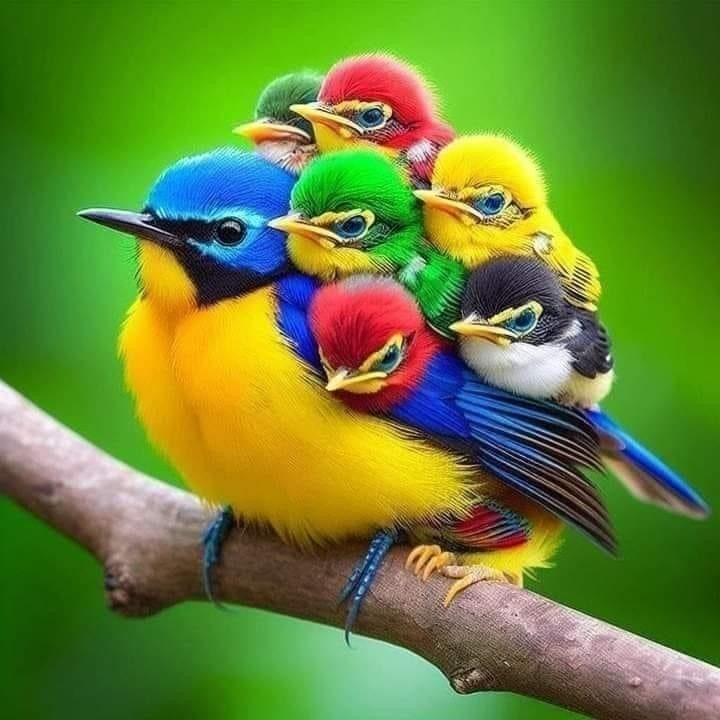
#> input picture TP 1/work_files/aves.jpg, 720 x 720 px, found by its file name
$ python 'Ejercicio 11.py'
#> lines starting #> are read from the running program, lines starting #| are printed output that depends on the picture
#> further down, imagen is the input picture: PIL image 720x720 RGB; mean R, G, B 103.4, 132.3, 53.7
from PIL import Image, ImageDraw, ImageFont
import numpy as np

# Función para agregar ruido gaussiano aditivo
def agregar_ruido_gaussiano(imagen, porcentaje, media=0, sigma=25):
#> called with porcentaje = 30, media = 0, sigma = 25
    imagen_array = np.array(imagen, dtype=np.float32)
    ruido_gaussiano = np.random.normal(media, sigma, imagen_array.shape)
    mascara = np.random.rand(*imagen_array.shape[:2]) < (porcentaje / 100)
    mascara = np.repeat(mascara[:, :, np.newaxis], 3, axis=2)
    imagen_ruido = np.where(mascara, imagen_array + ruido_gaussiano, imagen_array)
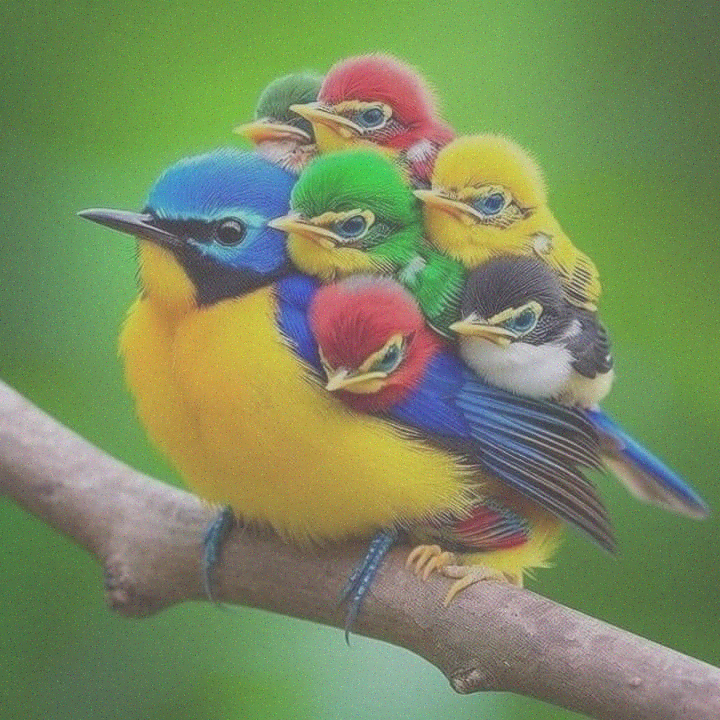
#> imagen_ruido: shape (720, 720, 3) float64; mean R, G, B 103.4, 132.3, 53.7; drawn with min black and max white
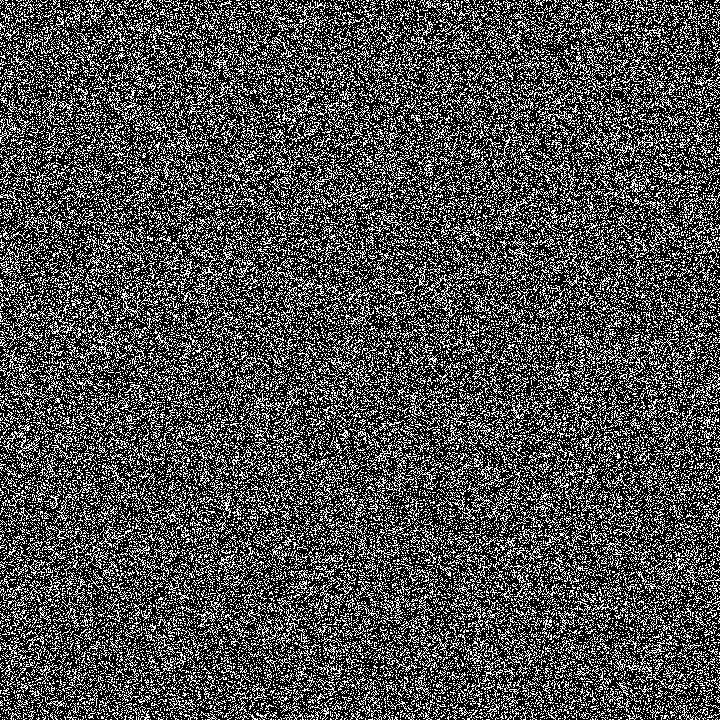
#> mascara: shape (720, 720, 3) bool; 30.1% white in thin lines or dots
    imagen_ruido = np.clip(imagen_ruido, 0, 255).astype(np.uint8)
    return Image.fromarray(imagen_ruido)

# Función para agregar ruido exponencial multiplicativo
def agregar_ruido_exponencial(imagen, porcentaje, escala=0.5):
#> called with porcentaje = 30, escala = 0.5
    imagen_array = np.array(imagen, dtype=np.float32)
    ruido_exponencial = np.random.exponential(escala, imagen_array.shape)
    mascara = np.random.rand(*imagen_array.shape[:2]) < (porcentaje / 100)
    mascara = np.repeat(mascara[:, :, np.newaxis], 3, axis=2)
    imagen_ruido = np.where(mascara, imagen_array * ruido_exponencial, imagen_array)
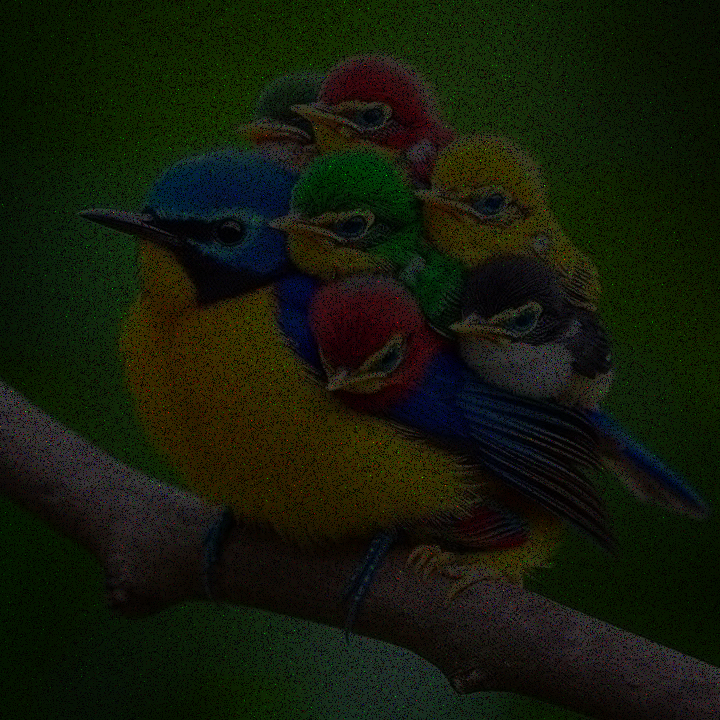
#> imagen_ruido: shape (720, 720, 3) float64; mean R, G, B 87.9, 112.4, 45.6; drawn with min black and max white
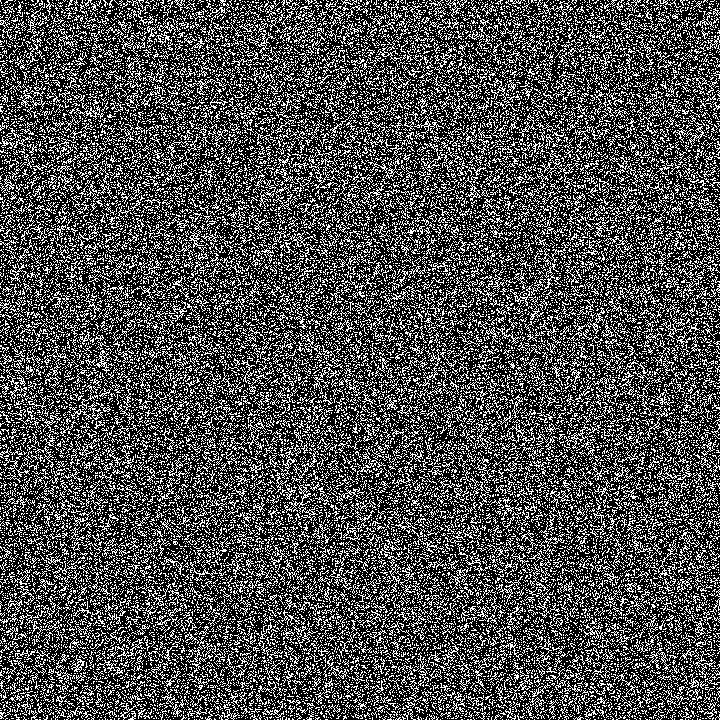
#> mascara: shape (720, 720, 3) bool; 30.1% white in thin lines or dots
    imagen_ruido = np.clip(imagen_ruido, 0, 255).astype(np.uint8)
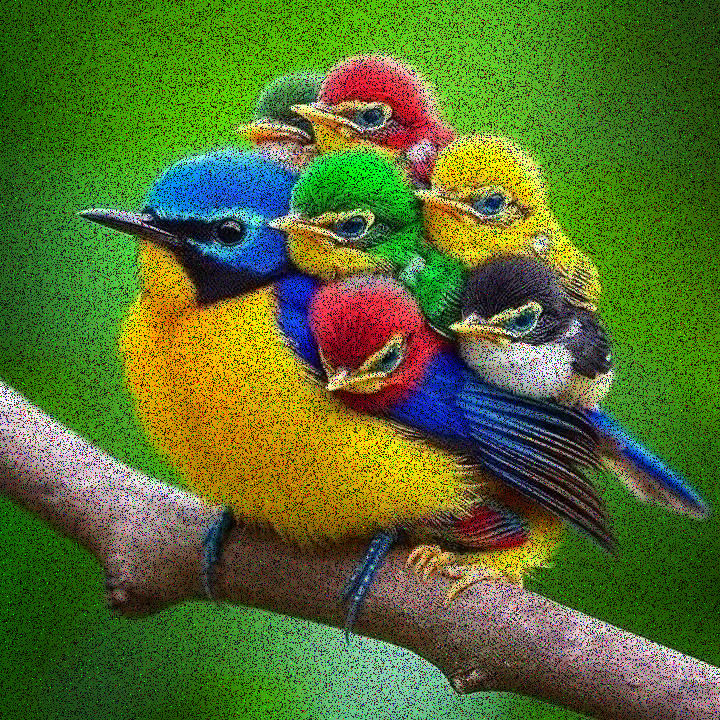
#> imagen_ruido: shape (720, 720, 3); mean R, G, B 86.9, 111.3, 45.2
    return Image.fromarray(imagen_ruido)

# Función para combinar las imágenes en un solo archivo
def combinar_imagenes(imagen_original, imagen_ruido_gaussiano, imagen_ruido_exponencial):
    ancho, alto = imagen_original.size
#> ancho = 720; alto = 720
    imagen_combinada = Image.new("RGB", (ancho * 3, alto + 30), "white")
#> imagen_combinada: PIL image 2160x750 RGB; every value is 255
    draw = ImageDraw.Draw(imagen_combinada)
    font = ImageFont.load_default()

    imagen_combinada.paste(imagen_original, (0, 0))
    imagen_combinada.paste(imagen_ruido_gaussiano, (ancho, 0))
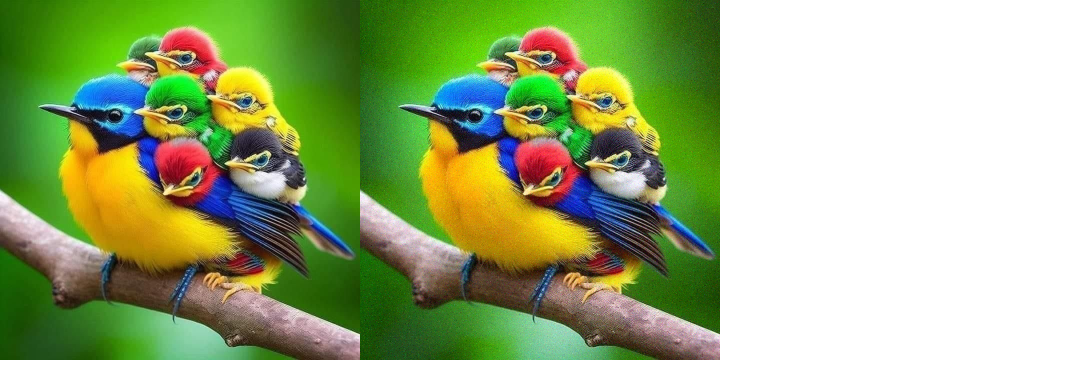
#> imagen_combinada: PIL image 2160x750 RGB (shown at 1/2 size); mean R, G, B 157.9, 176.4, 126.4
    imagen_combinada.paste(imagen_ruido_exponencial, (ancho * 2, 0))
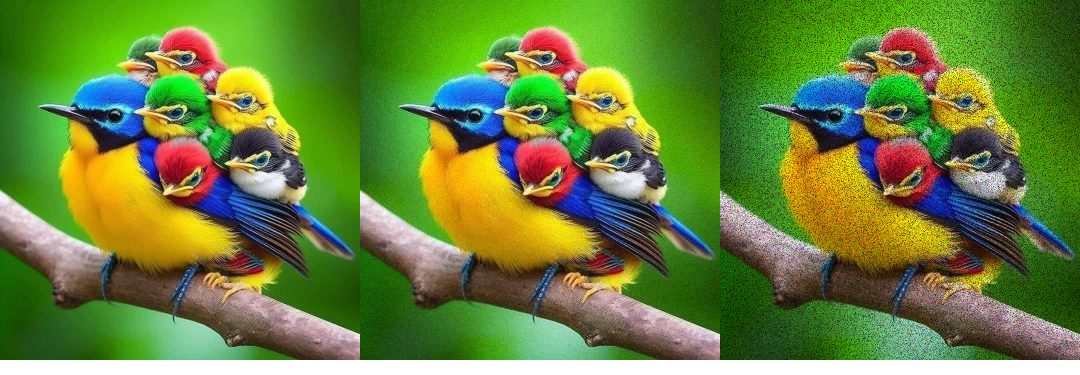
#> imagen_combinada: PIL image 2160x750 RGB (shown at 1/2 size); mean R, G, B 104.2, 130.5, 59.3

    etiquetas = ["Original", "Ruido Gaussiano", "Ruido Exponencial"]
    posiciones = [(0, alto), (ancho, alto), (ancho * 2, alto)]
#> posiciones = [(0, 720), (720, 720), (1440, 720)]

    for texto, (x, y) in zip(etiquetas, posiciones):
        text_width, _ = draw.textbbox((0, 0), texto, font=font)[2:]
        draw.text((x + (ancho - text_width) // 2, y + 5), texto, fill="black", font=font)
#> this loop made 3 passes
#> text_width on passes 1 to 3: 38, 76, 87

    return imagen_combinada

# Ejemplo de uso
if __name__ == "__main__":
    ruta_imagen = r"C:\Users\digni\OneDrive\Desktop\tp1\aves.jpg"
    imagen = Image.open(ruta_imagen).convert("RGB")

    # Parámetros de ruido
    porcentaje = 30  # Porcentaje de píxeles a contaminar

    # Generar las imágenes con ruido
    imagen_ruido_gaussiano = agregar_ruido_gaussiano(imagen, porcentaje, media=0, sigma=25)
    imagen_ruido_exponencial = agregar_ruido_exponencial(imagen, porcentaje, escala=0.5)

    # Combinar todas las imágenes en un solo archivo
    imagen_combinada = combinar_imagenes(imagen, imagen_ruido_gaussiano, imagen_ruido_exponencial)

    # Guardar y mostrar la imagen combinada
    imagen_combinada.save("imagen_con_ruido_combinada.jpg")
    imagen_combinada.show()
